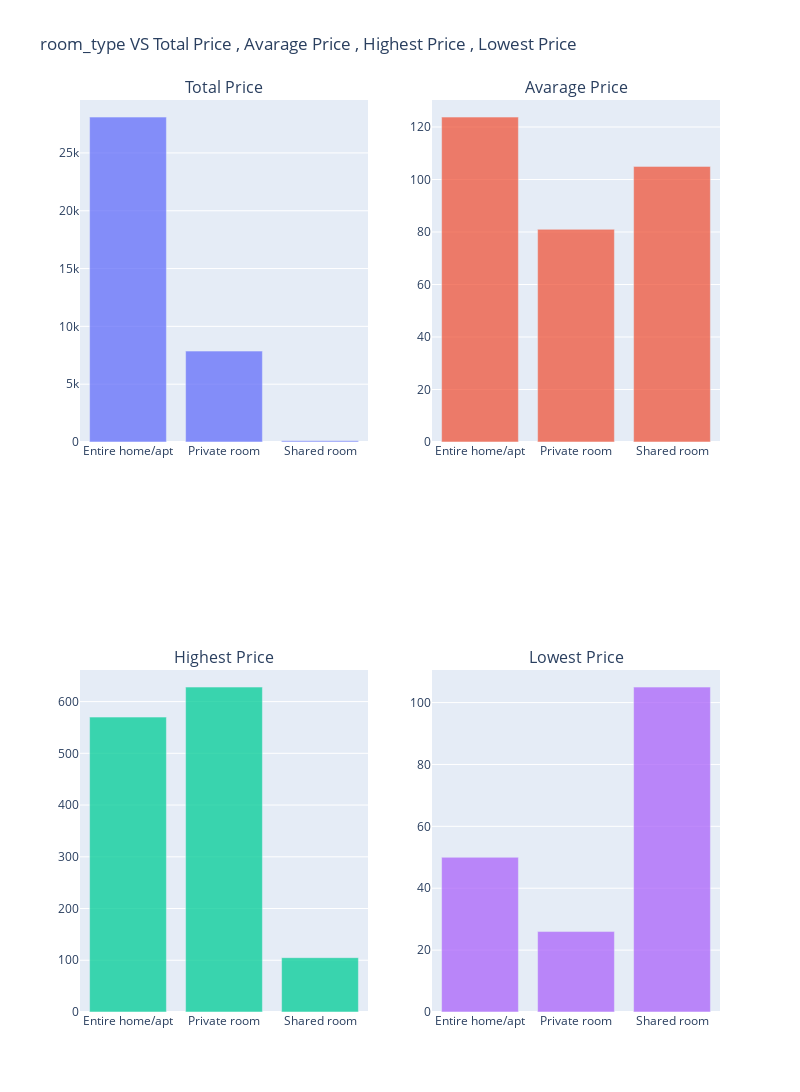

This figure's notebook cell:
### Code cell
plot_column_summary_statistics(column_summary_statistics(df , "room_type" , "price"))

### Figure 1 — Plotly figure (JSON) as saved in the notebook; plotly's stock layout.template omitted (floating-point values rounded to 4 significant figures)
{"data": [{"name": "Total Price", "opacity": 0.75, "showlegend": false, "type": "bar", "x": ["Entire home/apt", "Private room", "Shared room"], "xaxis": "x", "y": [28099, 7860, 105], "yaxis": "y"}, {"name": "Avarage Price", "opacity": 0.75, "showlegend": false, "type": "bar", "x": ["Entire home/apt", "Private room", "Shared room"], "xaxis": "x2", "y": [123.8, 81.03, 105], "yaxis": "y2"}, {"name": "Highest Price", "opacity": 0.75, "showlegend": false, "type": "bar", "x": ["Entire home/apt", "Private room", "Shared room"], "xaxis": "x3", "y": [570, 628, 105], "yaxis": "y3"}, {"name": "Lowest Price", "opacity": 0.75, "showlegend": false, "type": "bar", "x": ["Entire home/apt", "Private room", "Shared room"], "xaxis": "x4", "y": [50, 26, 105], "yaxis": "y4"}], "layout": {"annotations": [{"font": {"size": 16}, "showarrow": false, "text": "Total Price", "x": 0.225, "xanchor": "center", "xref": "paper", "y": 1, "yanchor": "bottom", "yref": "paper"}, {"font": {"size": 16}, "showarrow": false, "text": "Avarage Price", "x": 0.775, "xanchor": "center", "xref": "paper", "y": 1, "yanchor": "bottom", "yref": "paper"}, {"font": {"size": 16}, "showarrow": false, "text": "Highest Price", "x": 0.225, "xanchor": "center", "xref": "paper", "y": 0.375, "yanchor": "bottom", "yref": "paper"}, {"font": {"size": 16}, "showarrow": false, "text": "Lowest Price", "x": 0.775, "xanchor": "center", "xref": "paper", "y": 0.375, "yanchor": "bottom", "yref": "paper"}], "height": 1200, "title": {"text": "room_type VS Total Price , Avarage Price , Highest Price , Lowest Price"}, "width": 800, "xaxis": {"anchor": "y", "autorange": true, "domain": [0, 0.45], "range": [-0.5, 2.5], "type": "category"}, "xaxis2": {"anchor": "y2", "autorange": true, "domain": [0.55, 1], "range": [-0.5, 2.5], "type": "category"}, "xaxis3": {"anchor": "y3", "autorange": true, "domain": [0, 0.45], "range": [-0.5, 2.5], "type": "category"}, "xaxis4": {"anchor": "y4", "autorange": true, "domain": [0.55, 1], "range": [-0.5, 2.5], "type": "category"}, "yaxis": {"anchor": "x", "autorange": true, "domain": [0.625, 1], "range": [0, 29580.0], "type": "linear"}, "yaxis2": {"anchor": "x2", "autorange": true, "domain": [0.625, 1], "range": [0, 130.3], "type": "linear"}, "yaxis3": {"anchor": "x3", "autorange": true, "domain": [0, 0.375], "range": [0, 661.1], "type": "linear"}, "yaxis4": {"anchor": "x4", "autorange": true, "domain": [0, 0.375], "range": [0, 110.5], "type": "linear"}}}
